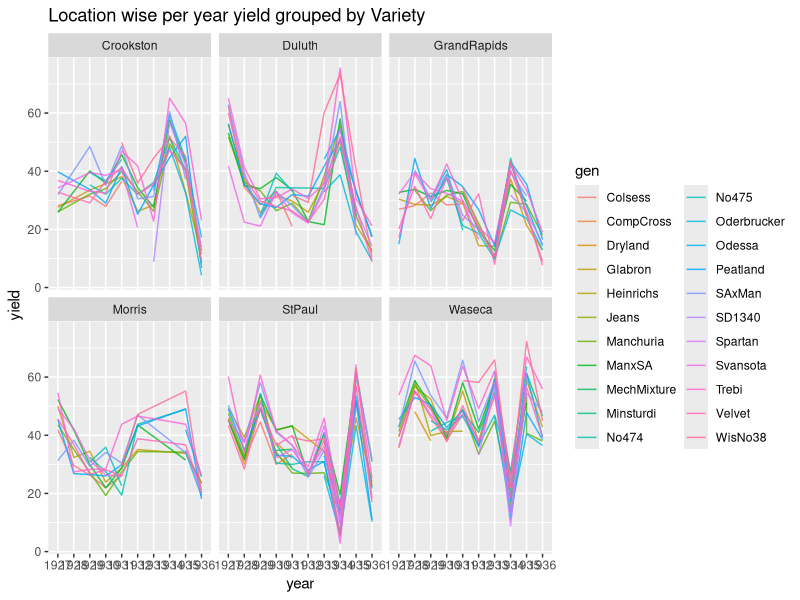
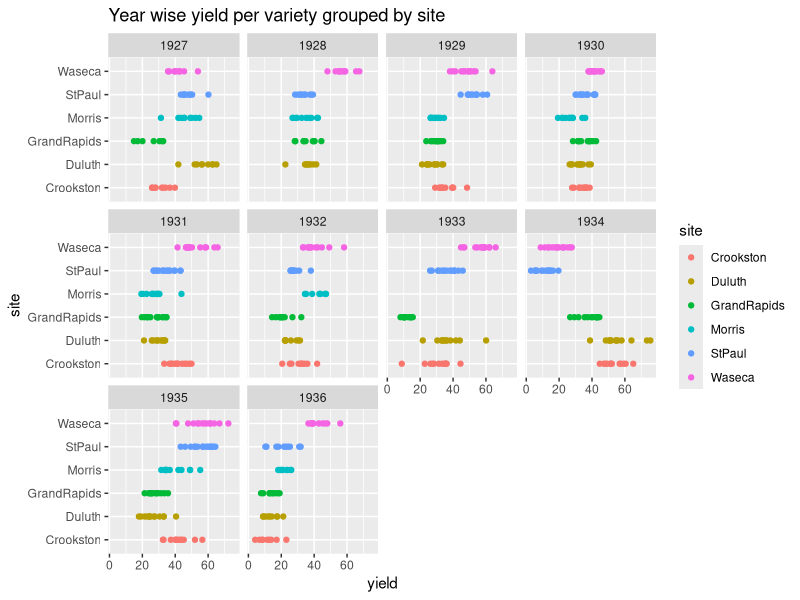

Write the R code that produced these figures, in order. (Note: this script raises an error after producing the figures.)
## ---- chunk 1
knitr::opts_chunk$set(echo = TRUE)
library(ggplot2)
library(MASS)
library(broom)
library(tidyr)
## ---- chunk 2
data = read.table('data.csv',header=TRUE,sep=",")
data$year = factor(data$year)
ggplot(data,aes(x = year,y = yield,col=gen,group = gen))+ geom_line(alpha=0.8)+ facet_wrap(~site)+labs(title='Location wise per year yield grouped by Variety')
## ---- chunk 3
ggplot(data,aes(x=yield,y=site,col=site)) + geom_point() + facet_wrap(~year)+labs(title='Year wise yield per variety grouped by site')
## ---- chunk 4
model = rlm(yield ~ gen+year+site,data = data,psi = psi.bisquare)
x = dummy.coef(model)
new.data = expand.grid(year = factor(seq(1927,1936,1)),gen = data.frame(table(data$gen))$Var1,site = data.frame(table(data$site))$Var1)
new.yield = predict(model,new.data)
modelX = augment(model)
data.model = data.frame(rows = 1:nrow(data),fitted = modelX$.fitted - mean(modelX$.fitted) ,resid = modelX$.resid)
data.model = data.model %>% gather(component,value,c(fitted,resid))
ggplot(data.frame(new.data,new.yield),aes(x = new.yield,y = gen,group =  year,col=year))+geom_point() + facet_wrap(~site) + labs(title='Model fit on for Variety, Year and Location')
x.df.main = outer(x$year,x$site,"+")
years = rep(row.names(x.df.main),6)
sites = rep(colnames(x.df.main),each=10)
x.s.df = data.frame(year = years,site = sites,effect = as.vector(x.df.main))
ggplot(x.s.df,aes(x=year,y = effect, col=site)) + geom_point() + labs(title='Effects of year over site for yield')
## ---- chunk 5
ggplot(data.model,aes(sample=value)) + facet_grid(~component) + stat_qq(distribution ="qunif") +labs(title='Residual-Fit Plot')
ggplot(modelX,aes(x=year,y=.resid)) + geom_boxplot() + labs(title='Residual Box plot per year and sit')+facet_wrap(~site)
ggplot(modelX,aes(x=1:length(.resid),y=.resid)) + geom_point() + geom_smooth(method="loess") + labs(x="Samples",y="Residuals")
